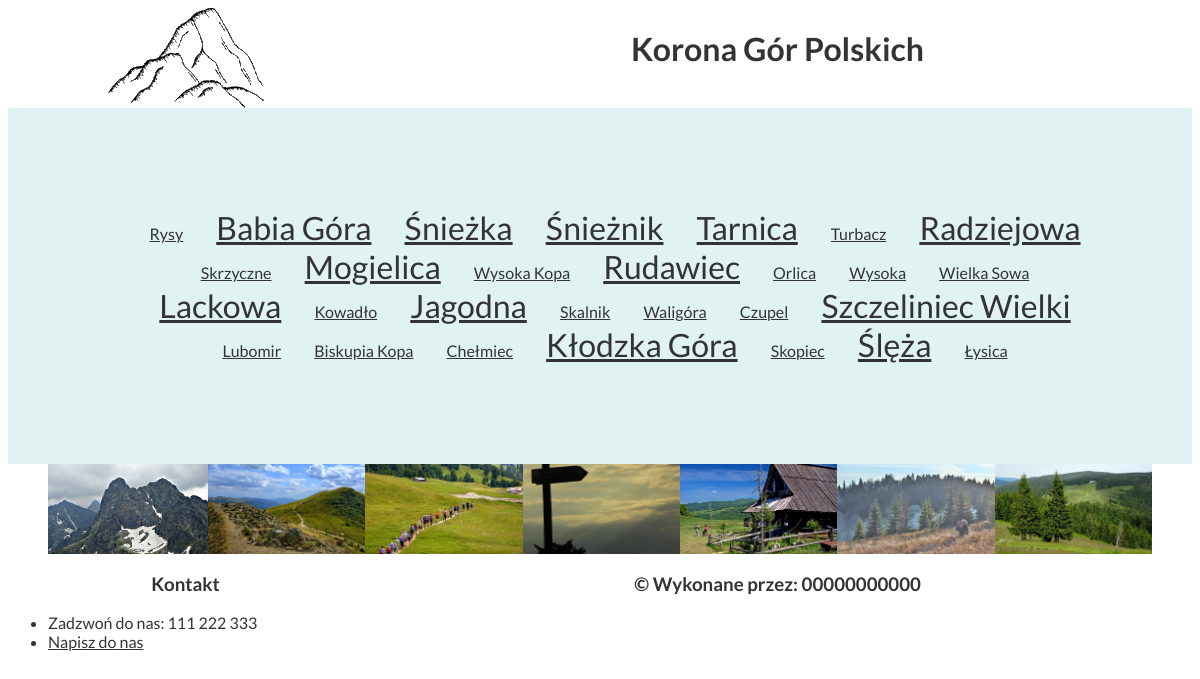
/arkusze/arkuszpasmagurskie/index.php, run on the app's committed database.
### tables this page shows
CREATE TABLE `szczyty` (
  `id` int(10) UNSIGNED NOT NULL,
  `nazwa` varchar(30) DEFAULT NULL,
  `wysokosc` int(10) UNSIGNED DEFAULT NULL,
  `pasmo` varchar(50) DEFAULT NULL,
  `lokator` varchar(10) DEFAULT NULL,
  `plik` varchar(50) NOT NULL
);

### arkusze/arkuszpasmagurskie/index.php (the view, shortened to what this page needs)
<?php
    $conn = mysqli_connect("localhost", "root", "", "korona");
?>
<!DOCTYPE html>
<html lang="pl">
    <head>
        <link rel="stylesheet" href="styl.css">
    </head>
    <body>
        <header>
            <div id="header1">
                <img src="logo.png" alt="Logo">
            </div>
            <div id="header2">
                <h1>Korona Gór Polskich</h1>
            </div>
        </header>
        <main>
            <?php
                $query = "SELECT id, nazwa FROM szczyty ORDER BY wysokosc DESC;";
                $result = mysqli_query($conn,$query);
                while($row = $result -> fetch_assoc()) {
                    echo "<span><a href='szczyty.php?id={$row['id']}'>{$row['nazwa']}</a></span> ";
                }
            ?>
        </main>
        <section>
            <?php
                $query = "SELECT nazwa, plik FROM szczyty LIMIT 10;";
                $result = mysqli_query($conn,$query);
                while($row = $result -> fetch_assoc()) {
                    echo "<img src='{$row['plik']}' alt='{$row['nazwa']}' class='miniatury'>";
                }
            ?>
        </section>
        <footer>
            <div id="footer1">
                <h3>Kontakt</h3>
                <ul>
                    <li>Zadzwoń do nas: 111 222 333</li>
                    <li><a href="mailto:korona@gory.pl">Napisz do nas</a></li>
                </ul>
            </div>
            <div id="footer2">
                <h3> &copy; Wykonane przez: 00000000000 </h3>
            </div>
        </footer>
    </body>
</html>

### arkusze/arkuszpasmagurskie/styl.css (style rules this page uses)
* { font-family: Lato, sans-serif; text-align: center; color: #333; }
#header1, #header2, #footer1, #footer2 { height: 100px; }
#header1, #footer1 { width: 30%; float: left; }
#header2, #footer2 { width: 70%; float: left; }
main { clear: both; background-color: #e0f2f1; padding: 100px; }
section { height: 90px; overflow: hidden; }
.miniatury { height: 90px; }
li { text-align: left; }
span { padding-left: 30px; }
span:nth-child(2), span:nth-child(11) { font-size: 200%; }
span:nth-child(3), span:nth-child(15) { font-size: 200%; }
span:nth-child(4), span:nth-child(17) { font-size: 200%; }
span:nth-child(5), span:nth-child(21) { font-size: 200%; }
span:nth-child(7), span:nth-child(27) { font-size: 200%; }
span:nth-child(9), span:nth-child(25) { font-size: 200%; }

### data on the page
szczyty: nazwa "Rysy", plik (picture)
szczyty: nazwa "Babia Góra"
szczyty: nazwa "Śnieżka"
szczyty: nazwa "Śnieżnik"
szczyty: nazwa "Tarnica", plik (picture)
szczyty: nazwa "Turbacz", plik (picture)
szczyty: nazwa "Radziejowa", plik (picture)
szczyty: nazwa "Skrzyczne"
szczyty: nazwa "Mogielica", plik (picture)
szczyty: nazwa "Wysoka Kopa"
szczyty: nazwa "Rudawiec"
szczyty: nazwa "Orlica"
szczyty: nazwa "Wysoka", plik (picture)
szczyty: nazwa "Wielka Sowa"
szczyty: nazwa "Lackowa", plik (picture)
szczyty: nazwa "Kowadło"
szczyty: nazwa "Jagodna"
szczyty: nazwa "Skalnik"
szczyty: nazwa "Waligóra"
szczyty: nazwa "Czupel"
szczyty: nazwa "Szczeliniec Wielki"
szczyty: nazwa "Lubomir"
szczyty: nazwa "Biskupia Kopa"
szczyty: nazwa "Chełmiec"
szczyty: nazwa "Kłodzka Góra"
szczyty: nazwa "Skopiec"
szczyty: nazwa "Ślęża"
szczyty: nazwa "Łysica"
